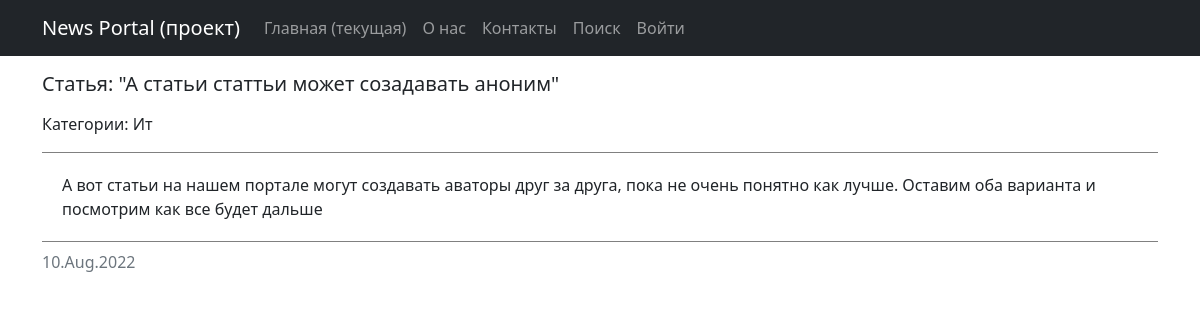
/posts/123, run on the app's committed database.
### news/models.py (models this page shows, shortened)
class Post(models.Model):
    news = 'NW'
    article = 'AR'
    POST_TYPES =[
        (news, 'Новость'),
        (article, 'Статья'),
    ]
    author_user = models.ForeignKey('Author', on_delete=models.CASCADE)
    post_type = models.CharField(max_length=2,
                                  choices=POST_TYPES,
                                  default=article)
    create_date = models.DateTimeField(auto_now_add=True)
    category = models.ManyToManyField('Category', through='PostCategory')
    header_post = models.CharField(max_length=128)
    text_post = models.TextField()
    rating_post = models.SmallIntegerField(default=0)
    class Meta:
        verbose_name = 'Публикация'
        verbose_name_plural = 'Публикации'

class Category(models.Model):
    name_category = models.CharField(max_length=64, unique=True, verbose_name='Название', help_text='Название категории - 64 символа')
    def __str__(self):
        return f"{self.name_category.title()}"
    class Meta:
        verbose_name = 'Категория'
        verbose_name_plural = 'Категории'

### news/views.py (the view)
# urls.py: path('<int:pk>', PostDetail.as_view(), name='post_detail'),
class PostDetail(DetailView):
    model = Post
    template_name = 'post.html'
    context_object_name = 'post'

### news/templatetags/custom_filters.py (called while the page is built)
@register.filter()
def censor(value):
    if not isinstance(value, str):
        raise TypeError("Цензура осуществляется только для объекта типа строка (str)")
    else:
        list_ = value.split(" ")
        for i in range(len(list_)):
            if list_[i].strip(string.punctuation).lower() in CENSOR_LIST:
                for j in range(1, len(list_[i])):
                    if list_[i][j] not in string.punctuation:
                        list_[i] = f"{list_[i][:j]}*{list_[i][j+1:]}"
        return f'{" ".join(list_)}'

### templates/post.html (shortened to what this page needs)
{% extends 'flatpages/default.html' %}
{% load custom_filters %}
{% block content %}
{% if post.post_type == 'NW' %}
    <p><h5 align="left">Новость: "{{ post.header_post|censor }}"</h5></p>
{% else %}
    <p><h5 align="left">Статья: "{{ post.header_post|censor }}"</h5></p>
    <p align="left"> Категории:
        {% for cat in post.category.all %}
            {{ cat }}
        {% endfor %}
    </p>
{% endif %}
<table border="2"  cellpadding="20" frame="hsides">
    <caption>{{ post.create_date|date:'d.M.Y' }} </caption>
    <tr>
        <td align="left">{{ post.text_post|censor }}</td>
    </tr>
</table>
{% endblock content %}

### data on the page
Post: header_post|censor "А статьи статтьи может созадавать аноним", create_date "10.Aug.2022", text_post|censor "А вот статьи на нашем портале могут создавать аваторы друг за друга, пока не очень понятно как лучше. Оставим оба варианта и посмотрим как все будет дальше"
Category: name_category "Ит"
